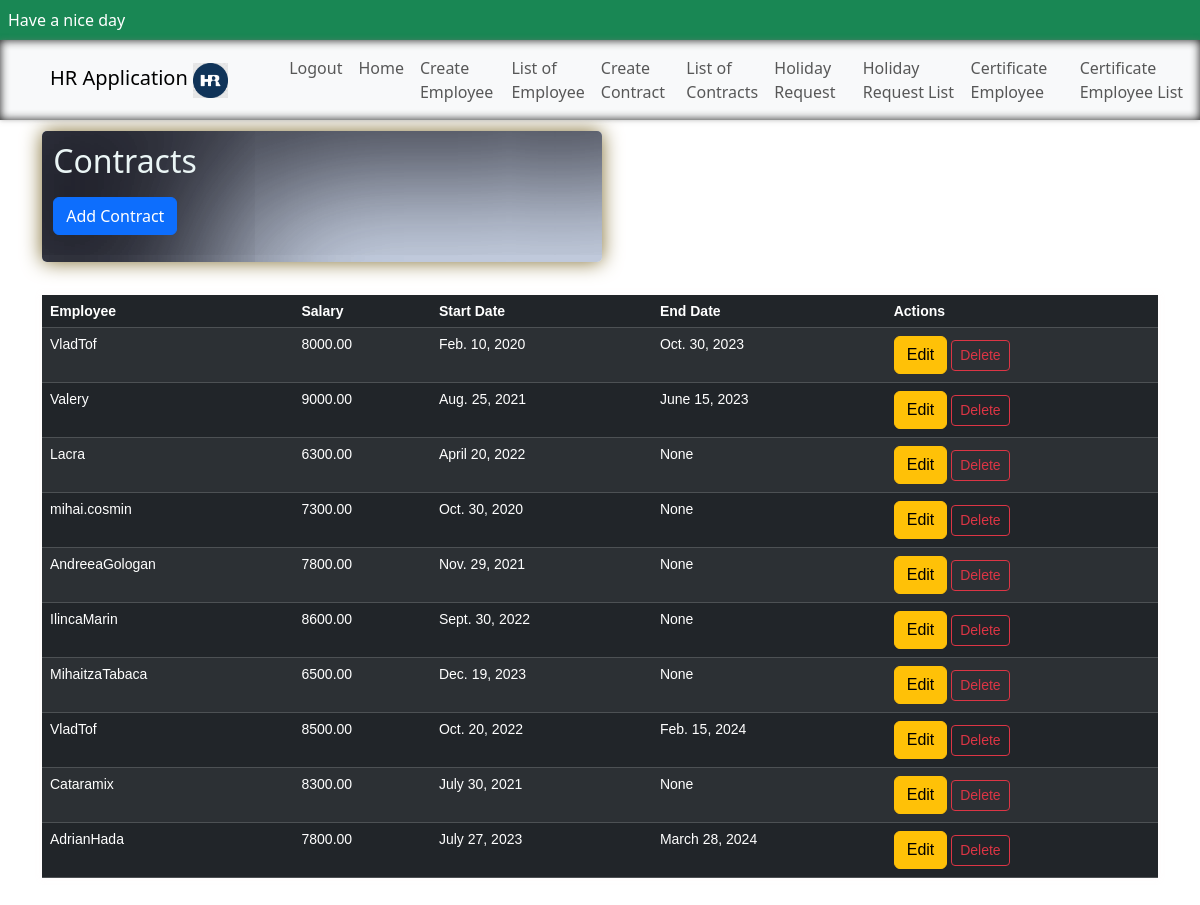
/contract_list/ (signed in), run on the app's committed database.
### documents/models.py (models this page shows)
class Contract(models.Model):
    salary = models.DecimalField(max_digits=10, decimal_places=2)
    start_date = models.DateField()
    end_date = models.DateField(null=True, blank=True)
    employee = models.ForeignKey(Employee, on_delete=models.CASCADE)

class Employee(AbstractUser):
    POSITION = (
        ("employee", "Employee"),
        ("hr", "Human Resource"),
        ("manager", "Manager"),
    )
    phone = models.CharField(max_length=20)
    position = models.CharField(max_length=50, choices=POSITION)

### documents/views.py (the view)
# urls.py: path('contract_list/', ContractListView.as_view(), name='contract_list'),
class ContractListView(LoginRequiredMixin, ListView):
    model = Contract
    template_name = 'contract/contract_list.html'
    context_object_name = 'contracts'
    def get_queryset(self):
        if self.request.user.position == 'hr' or self.request.user.is_superuser:
            return Contract.objects.all()
        return Contract.objects.filter(employee=self.request.user)

### templates/contract/contract_list.html (shortened to what this page needs)
{% extends 'base.html' %}
{% load static %}
{% block content %}
    <div class="contract_list_title">
    <h2 class="mb-3">Contracts</h2>
    <a href="{% url 'create_contract' %}" class="btn btn-primary mb-3">Add Contract</a>
    </div>
    <table class="table table-dark table-striped contract_list_table">
        <thead>
            <tr>
                <th>Employee</th>
                <th>Salary</th>
                <th>Start Date</th>
                <th>End Date</th>
                <th>Actions</th>
            </tr>
        </thead>
        <tbody>
            {% for contract in contracts %}
            <tr>
                <td>{{ contract.employee }}</td>
                <td>{{ contract.salary }}</td>
                <td>{{ contract.start_date }}</td>
                <td>{{ contract.end_date }}</td>
                <td>
                    <a href="{% url 'update_contract' contract.pk %}" class="btn btn-warning">Edit</a>
                    <a href="{% url 'delete_contract' contract.pk %}" class="btn btn-outline-danger btn-sm">Delete</a>
                </td>
            </tr>
            {% endfor %}
        </tbody>
    </table>
{% endblock %}

### static/css/my_style.css (style rules this page uses)
#background_image { background-image: url("/static/images/HRoffice2.png"); background-size: cover; background-repeat: no-repeat; background-attachment: fixed; }
.list_empoloyees_container, .holiday_request_container, .certificates_employee_table, .contract_list_table { box-shadow: 0 0 5px rgba(255, 251, 251, 0.5), 0 0 5px rgba(255, 251, 251, 0.9) ; width: 100%; margin: 3% auto; font-family: Arial, sans-serif; font-size: 14px; color: #333; }
.title_container, .contract_list_title, .certificates_employee_title { color: #eaf5f5; box-shadow: 0 0 20px rgba(128, 109, 48, 1), inset 208px 69px 150px -25px rgba(12, 12, 21, 0.9), inset 208px 69px 150px 128px rgba(221, 231, 252, 0.6); background-color: rgba(145, 193, 239, 0.3); max-width: 35rem; padding: 1%; align-items: center; text-align: start; border-radius: 5px; margin-top: 1%; }

### data on the page
Contract: employee "VladTof", salary "8000.00", start_date "Feb. 10, 2020", end_date "Oct. 30, 2023"
Contract: employee "Valery", salary "9000.00", start_date "Aug. 25, 2021", end_date "June 15, 2023"
Contract: employee "Lacra", salary "6300.00", start_date "April 20, 2022", end_date "None"
Contract: employee "mihai.cosmin", salary "7300.00", start_date "Oct. 30, 2020", end_date "None"
Contract: employee "AndreeaGologan", salary "7800.00", start_date "Nov. 29, 2021", end_date "None"
Contract: employee "IlincaMarin", salary "8600.00", start_date "Sept. 30, 2022", end_date "None"
Contract: employee "MihaitzaTabaca", salary "6500.00", start_date "Dec. 19, 2023", end_date "None"
Contract: employee "VladTof", salary "8500.00", start_date "Oct. 20, 2022", end_date "Feb. 15, 2024"
Contract: employee "Cataramix", salary "8300.00", start_date "July 30, 2021", end_date "None"
Contract: employee "AdrianHada", salary "7800.00", start_date "July 27, 2023", end_date "March 28, 2024"
